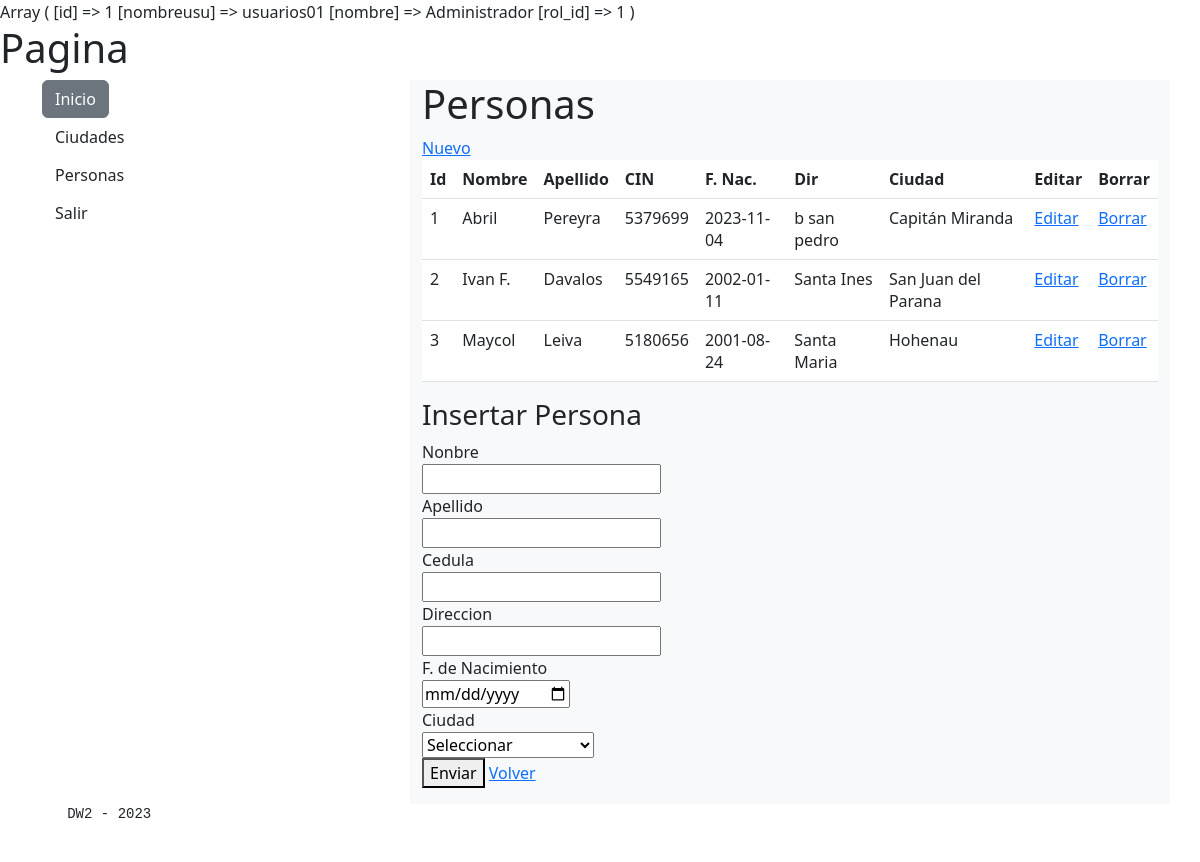
Screenshot of /0607/index.php?mod=personas&accion=nuevo (signed in) with the database file from the repository.
### tables this page shows
CREATE TABLE `personas` (
  `id` int(11) NOT NULL,
  `nombre` varchar(191) NOT NULL,
  `apellido` varchar(191) NOT NULL,
  `cin` varchar(191) NOT NULL,
  `direccion` text DEFAULT NULL,
  `fecha_nac` date NOT NULL,
  `ciudad_id` int(11) NOT NULL
);

CREATE TABLE `ciudades` (
  `id` int(11) NOT NULL,
  `nombre` varchar(191) NOT NULL
);

### 0607/libs/personas.lib.php (called while the page is built, shortened)
<?php
function traerPersonas($con)
{
    $sql="SELECT * FROM personas";
    $filas=$con->query($sql);
    return $filas;
}
?>

### 0607/libs/ciudades.lib.php (called while the page is built, shortened)
<?php
function traerCiudadNombre($id,$con)
{
    $sql="SELECT nombre FROM ciudades where id=".$id;
    $filas=$con->query($sql);
    $dato=$filas->fetch_assoc();
    return $dato['nombre'] ;
}
?>

### 0607/personas/list.php (the view)
<?php
$datos=traerPersonas($conn);
?>
    <h1>Personas</h1>
    <a href="index.php?mod=personas&accion=nuevo">Nuevo</a>
    <table class="table">
        <thead>
            <tr>
                <th>Id</th>
                <th>Nombre</th>
                <th>Apellido</th>
                <th>CIN</th>
                <th>F. Nac.</th>
                <th>Dir</th>
                <th>Ciudad</th>
                <th>Editar</th>
                <th>Borrar</th>
            </tr>
        </thead>
        <tbody>
                <?php
                foreach($datos as $d) {
                ?>
             <tr>
                <td><?php echo $d['id'];  ?> </td>
                <td><?php echo $d['nombre'];  ?></td>
                <td><?php echo $d['apellido'];  ?> </td>
                <td><?php echo $d['cin'];  ?></td>
                <td><?php echo $d['fecha_nac'];  ?> </td>
                <td><?php echo $d['direccion'];  ?></td>
                <td><?php echo traerCiudadNombre($d['ciudad_id'],$conn);  ?> </td>
                <td><a href="index.php?mod=personas&accion=editar&id=<?php  echo $d['id'];  ?>">Editar</a> </td>
                <td><a href="personas/borrar.php?id=<?php  echo $d['id'];  ?>">Borrar</a> </td>
            </tr>
               <?php
               }
               ?>
        </tbody>
    </table>

### rows the page displays
personas: id "1", nombre "Abril", apellido "Pereyra", cin "5379699", fecha_nac "2023-11-04", direccion "b san pedro", ciudad.nombre "Capitán Miranda"
personas: id "2", nombre "Ivan F.", apellido "Davalos", cin "5549165", fecha_nac "2002-01-11", direccion "Santa Ines", ciudad.nombre "San Juan del Parana"
personas: id "3", nombre "Maycol", apellido "Leiva", cin "5180656", fecha_nac "2001-08-24", direccion "Santa Maria", ciudad.nombre "Hohenau"

### other values shown
$titulo "Insertar Persona"
